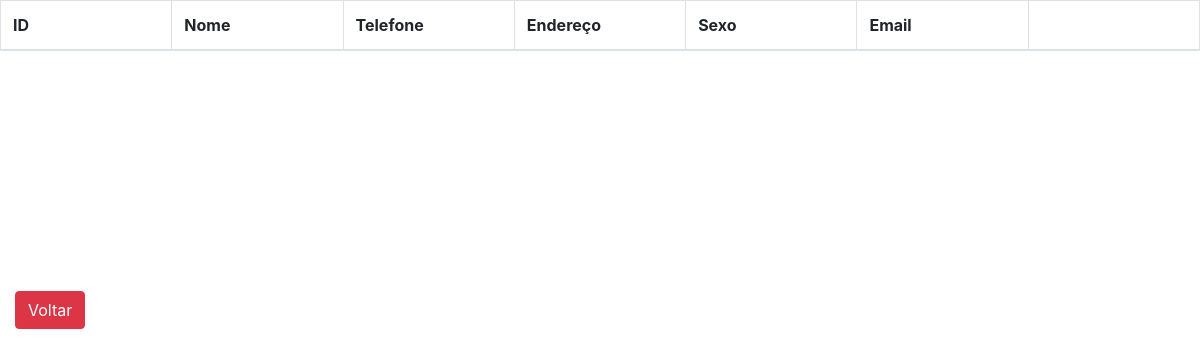
The page /cliente/ on the database as committed earlier.
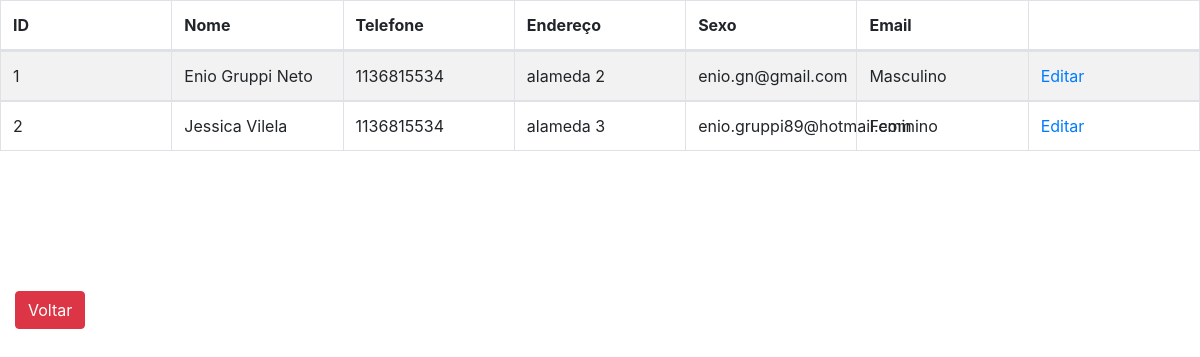
The same page on the database as committed later.
### tables this page shows
CREATE TABLE cliente (
    id_cliente INTEGER PRIMARY KEY AUTOINCREMENT,
    nome VARCHAR(50) NOT NULL,
    sexo VARCHAR(1) NOT NULL,
    telefone CHAR(11) NULL,
    endereco CHAR(100) NULL,
    email CHAR(100) NULL
);

### clientes.py (the view)
@app.route("/cliente/")
def listar_clientes_api():
    return render_template("lista_clientes.html", clientes = listar_clientes())

### clientes.py (called while the page is built)
def row_to_dict(description, row):
    if row == None:
        return None
    d = {}
    for i in range(0, len(row)):
        d[description[i][0]] = row[i]
    return d

def rows_to_dict(description, rows):
    result = []
    for row in rows:
        result.append(row_to_dict(description, row))
    return result

def conectar():
    return sqlite3.connect('clientes.db')

def listar_clientes():
    with closing(conectar()) as con, closing(con.cursor()) as cur:
        cur.execute("SELECT id_cliente, nome, sexo, telefone, endereco, email FROM cliente ORDER BY id_cliente")
        return rows_to_dict(cur.description, cur.fetchall())

### templates/lista_clientes.html (shortened to what this page needs)
<!DOCTYPE html>
<html>
<head>
    <link href="//maxcdn.bootstrapcdn.com/bootstrap/4.1.1/css/bootstrap.min.css" rel="stylesheet" id="bootstrap-css">
    <link rel="stylesheet" type="text/css" href="/static/table.css"></link>
</head>
<body>
    <div class="table-responsive" id="sailorTableArea">
        <table id="sailorTable" class="table table-striped table-bordered" width="100%">
            <thead>
                <tr>
                    <th>ID</th>
                    <th>Nome</th>
                    <th>Telefone</th>
                    <th>Endereço</th>
                    <th>Sexo</th>
                    <th>Email</th>
                    <th>&nbsp;</th>
                </tr>
            </thead>
            <tbody>
                {% for cliente in clientes %}
                <tr>
                    <td>{{cliente['id_cliente']}}</td>
                    <td>{{cliente['nome']}}</td>
                    <td>{{cliente['telefone']}}</td>
                    <td>{{cliente['endereco']}}</td>
                    <td>{{cliente['email']}}</td>
                    <td>{% if cliente['sexo'] == 'M' %}Masculino{% else %}Feminino{% endif %}</td>
                    <td><a href="/cliente/{{cliente['id_cliente']}}" class="botao">Editar</a></td>
                </tr>
                {% endfor %}
            </tbody>
        </table>
    </div>
    <div class="form-group">
        <label class="col-md-4 control-label" for="btnsalvar"></label>
        <div class="col-md-8">
            <a id="btncancelar" name="btncancelar" class="btn btn-danger" href="/menu">Voltar</a>
        </div>
    </div>
</body>
</html>

### static/table.css (style rules this page uses)
#sailorTableArea { max-height: 300px; overflow-x: auto; overflow-y: auto; }
#sailorTable { white-space: normal; }
tbody { display: block; height: 200px; overflow: auto; }
thead, tbody tr { display: table; width: 100%; table-layout: fixed; }

Rows that differ between the two databases and show on the page:
added cliente: id_cliente "1", nome "Enio Gruppi Neto", telefone "1136815534", endereco "alameda 2", email "enio.gn@gmail.com", sexo "Masculino"
added cliente: id_cliente "2", nome "Jessica Vilela", telefone "1136815534", endereco "alameda 3", email "enio.gruppi89@hotmail.com", sexo "Feminino"
